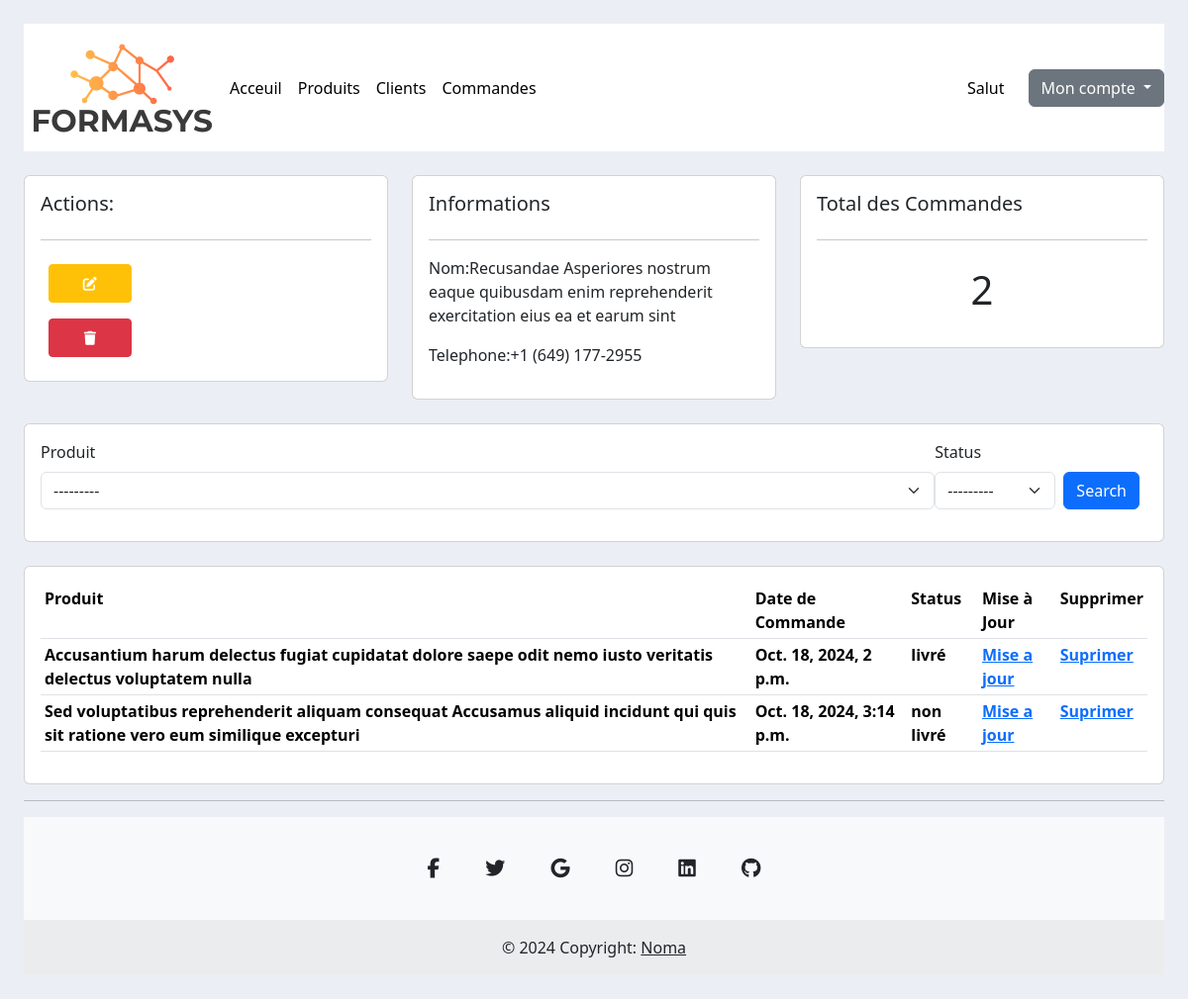
Page /client/23/ (signed in) on the committed database.
### client/models.py (models this page shows, shortened)
class Client(models.Model):
    nom = models.CharField(max_length=200, blank=False, null=False)
    telephone = models.CharField(max_length=200, blank=False, null=False)  # Fixed typo in 'max_length'
    date_creation = models.DateTimeField(auto_now_add=True)

### commande/models.py (models this page shows, shortened)
class Commande(models.Model):
    nom = models.CharField(max_length=200, blank=False, null=False)
    telephone = models.CharField(max_length=200, blank=False, null=False)  # Fixed typo in 'max_length'
    STATUS_CHOICES = [
        ('en instance', 'En instance'),
        ('non livré', 'Non livré'),
        ('livré', 'Livré'),
    ]
    client = models.ForeignKey(Client, null=True, on_delete=models.SET_NULL)
    produit = models.ForeignKey(Produit, null=True, on_delete=models.SET_NULL)
    quantite = models.IntegerField(default=1)
    status = models.CharField(max_length=200, choices=STATUS_CHOICES, default='en instance')
    date_creation = models.DateTimeField(auto_now_add=True)

### produit/models.py (models this page shows)
class Produit(models.Model):
    category_choices = [
        ('alimentaire', 'Alimentaire'),
        ('electronique', 'Electronique'),
        ('vetement', 'Vetement'),
        ('mobilier', 'Mobilier'),
        ('divers', 'Divers'),
    ]
    nom = models.CharField(max_length=200, blank=False, null=False)
    prix = models.FloatField(blank=False, null=False)
    date_creation = models.DateTimeField(auto_now_add=True)
    categorie = models.CharField(max_length=200, choices=category_choices, default='alimentaire')
    tag = models.ManyToManyField(Tag)
    def __str__(self):
        return f" {self.nom}"

### client/views.py (the view)
# urls.py: path('<str:pk>/', views.detail_client, name='client'),
@login_required(login_url='login')
def detail_client(request, pk):
    client = get_object_or_404(Client, id=pk)
    commandes = client.commande_set.all()  # Renamed to 'commandes' for clarity
    commande_total = commandes.count()
    myFilter = CommandeFilter(request.GET, queryset=commandes)
    commandes = myFilter.qs
    context = {'client': client, 'commandes': commandes, 'commande_total': commande_total, 'filter': myFilter}
    return render(request, 'client/detail.html', context)

### templates/client/detail.html
{% extends 'main.html' %}
{% load crispy_forms_tags %}
{% block content %}
	<br>
<div class="row">
	<div class="col-md">
		<div class="card card-body">
			<h5>Actions:</h5>
			<hr>
			<a class="btn w-25 btn-warning text-white  btn-sm btn-block m-2 p-2" href="{% url 'editer_client' client.id %}"><i class="fa fa-edit"></i></a>
			<a class="btn w-25 btn-danger text-white   btn-sm btn-block m-2 p-2" href="{% url 'supprimer_client' client.id %}"><i class="fa fa-trash"></i></a>
		</div>
	</div>
	<div class="col-md">
		<div class="card card-body">
			<h5>Informations</h5>
			<hr>
			<p>Nom:{{client.nom}}</p>
			<p>Telephone:{{client.telephone}} </p>
		</div>
	</div>
	<div class="col-md">
		<div class="card card-body">
			<h5>Total des Commandes</h5>
			<hr>
			<h1 style="text-align: center;padding: 10px">{{commande_total}}</h1>
		</div>
	</div>
</div>
<br>
<div class="row">
	<div class="col">
		<div class="card card-body  flex d-flex align-items-center">
			<form method="get" class="d-flex align-items-center w-100">
				{{filter.form|crispy}}
		    <button class="btn btn-primary mt-3 mx-2" type="submit">Search</button>
		  </form>
		</div>
	</div>
</div>
<br>
<div class="row">
	<div class="col-md">
		<div class="card card-body">
			<table class="table table-sm">
				<tr>
					<th>Produit</th>
					<th>Date de Commande</th>
					<th>Status</th>
					<th>Mise à Jour</th>
					<th>Supprimer</th>
				</tr>
				{% for commande in commandes %}
				<tr>
				<th>{{commande.produit}}</th>
				<th>{{commande.date_creation}}</th>
				<th>{{commande.status}}</th>
				<th><a href="{% url 'editer_commande' commande.id %}">Mise a jour</a> </th>
				<th><a href="{%  url 'supprimer_commande' commande.id %}">Suprimer</a></th>
               </tr>
				{% endfor  %}
			</table>
		</div>
	</div>
</div>
{% endblock content%}

### templates/static/css/main.css (style rules this page uses)
body { background-color: #ebeff5; }

### rows in the picture
Client: nom "Recusandae Asperiores nostrum eaque quibusdam enim reprehenderit exercitation eius ea et earum sint", telephone "+1 (649) 177-2955"
Commande: produit "Accusantium harum delectus fugiat cupidatat dolore saepe odit nemo iusto veritatis delectus voluptatem nulla", date_creation "Oct. 18, 2024, 2 p.m.", status "livré"
Commande: produit "Sed voluptatibus reprehenderit aliquam consequat Accusamus aliquid incidunt qui quis sit ratione vero eum similique excepturi", date_creation "Oct. 18, 2024, 3:14 p.m.", status "non livré"

### other values in the picture
{{ commande_total }} "2"
